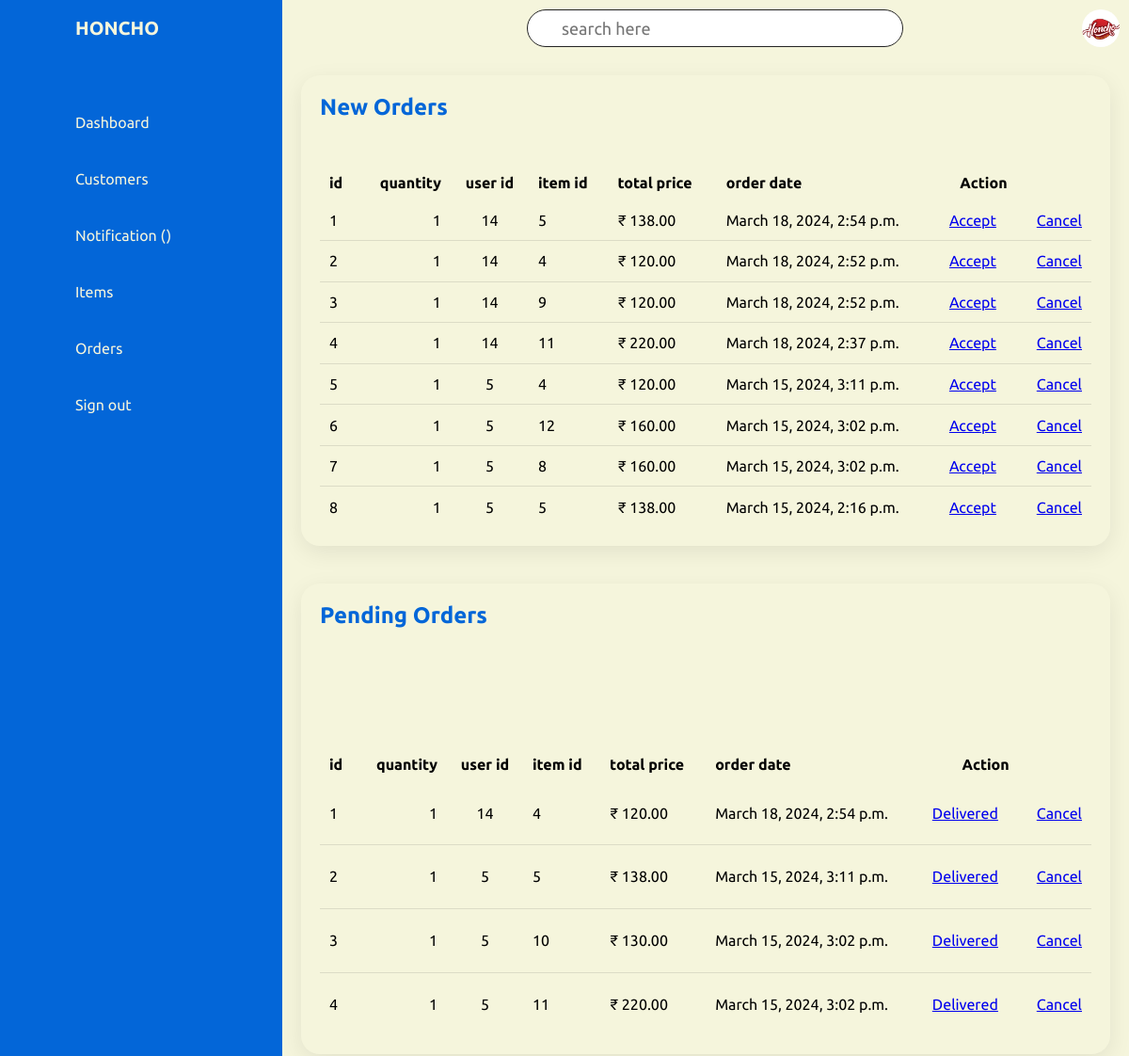
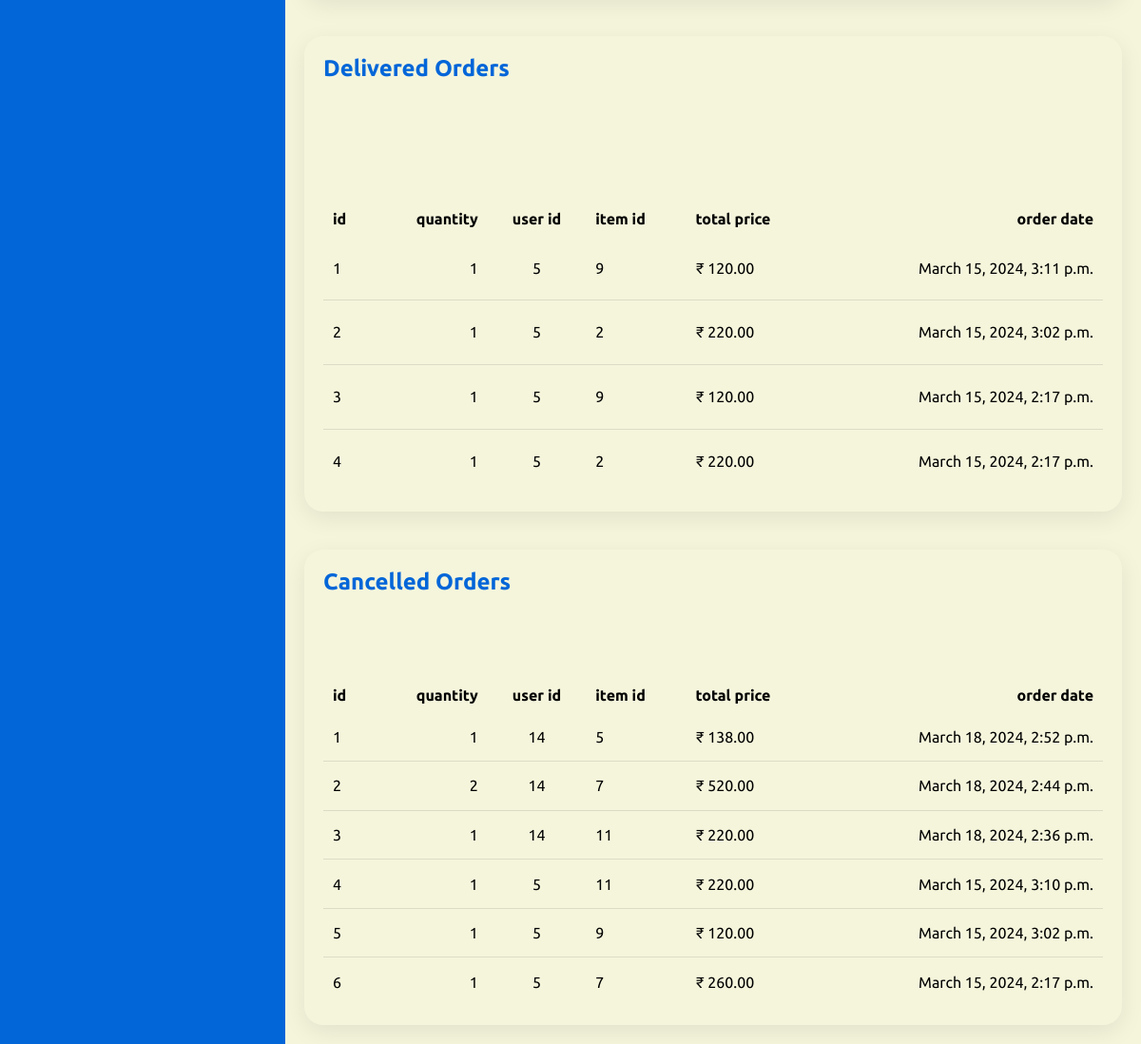
Screenshot of /Order_ds (signed in) with the database file from the repository (2 pictures, top to bottom).
### FOOD_APP/models.py (models this page shows)
class Order(models.Model):
     item = models.ForeignKey(Food_items, on_delete=models.CASCADE)
     user = models.ForeignKey(User, on_delete=models.CASCADE)
     quantity = models.IntegerField(null=True, blank=True)
     order_date = models.DateTimeField(null=True,blank=True)
     total_price = models.DecimalField(decimal_places=2, max_digits=7, null=True, blank=True)
     status = models.IntegerField(default=1, choices=orderstatus)

### FOOD_APP/views.py (the view)
# urls.py: path('Order_ds', views.Order_ds, name='Order_ds'),
@login_required
def Order_ds(request):
    new_orders = Order.objects.filter(status=1).order_by('-order_date')
    pending_orders = Order.objects.filter(status=2).order_by('-order_date')
    delivered_orders = Order.objects.filter(status=3).order_by('-order_date')
    cancelled_orders = Order.objects.filter(status=4).order_by('-order_date')
    return render(request, 'order_ds.html', locals())

### templates/order_ds.html (shortened to what this page needs)
<!DOCTYPE html>
{% load static%}
<html lang="en">
<head>
    <link rel="stylesheet" href="{% static 'css/admin.css' %}">
</head>
<body>
    <div class="container">
        <div class="navigation">
            <ul>
                <li>
                    <a href="#">
                        <span class="icon"></span>
                        <span class="title">HONCHO</span>
                    </a>
                </li>
                <li>
                    <a href="{% url 'Admin_Dashboard' %}">
                        <span class="icon"></span>
                        <span class="title">Dashboard</span>
                    </a>
                </li>
                <li>
                    <a href="{% url 'Users_ds' %}">
                        <span class="icon"></span>
                        <span class="title">Customers</span>
                    </a>
                </li>
                <li>
                    <a href="{% url 'Admin_Notification' %}">
                        <span class="icon"></span>
                        <span class="title">Notification  ({{ count }})</span>
                    </a>
                </li>
                <li>
                    <a href="{% url 'items' %}">
                        <span class="icon"></span>
                        <span class="title">Items</span>
                    </a>
                </li>
                <li>
                    <a href="{% url 'Order_ds' %}">
                        <span class="icon"></span>
                        <span class="title">Orders</span>
                    </a>
                </li>
                <li>
                    <a href="{% url 'logout' %}">
                        <span class="icon"></span>
                        <span class="title">Sign out</span>
                    </a>
                </li>
            </ul>
        </div>
        <div class="main">
            <div class="topbar">
                <div class="toggle">
                </div>
                <div class="search">
                    <label>
                        <input type="text" placeholder="search here">
                    </label>
                </div>
                <div class="user">
                    <img src="{% static 'images/logo.jpeg'%}" alt="">
                </div>
            </div>
            <div class="details">
                <div class="recentOrders">
                    <div class="cardHeader">
                        <h2>New Orders</h2>
                    </div>
                    <table>
                        <thead>
                            <tr>
                                <td>id</td>
                                <td>quantity</td>
                                <td>user id</td>
                                <td>item id</td>
                                <td>total price</td>
                                <td>order date</td>
                                <td>Action</td>
                            </tr>
                        </thead>
                        <tbody>
                            {% for i in new_orders %}
                            {% if forloop.counter <= 100 %}
                            <tr>
                                <td>{{ forloop.counter }}</td>
                                <td>{{ i.quantity }}</td>
                                <td>{{ i.user_id }}</td>
                                <td>{{ i.item_id }}</td>
                                <td>₹ {{ i.total_price }}</td>
                                <td>{{ i.order_date }}</td>
                                <td><a href="{% url 'Accept_item' i.id %}">Accept</a></td>
                                <td><a href="{% url 'Cancel_item' i.id %}">Cancel</a></td>
                            </tr>
                            {% endif %}
                            {% endfor %}
                        </tbody>
                    </table>
                </div>
            </div>
            <div class="details">
                <div class="recentOrders">
                    <div class="cardHeader">
                        <h2>Pending Orders</h2>
                    </div>
                    <table>
                        <thead>
                            <tr>
                                <td>id</td>
                                <td>quantity</td>
                                <td>user id</td>
                                <td>item id</td>
                                <td>total price</td>
                                <td>order date</td>
                                <td>Action</td>
                            </tr>
                        </thead>
                        <tbody>
                            {% for i in pending_orders %}
                            {% if forloop.counter <= 100 %}
                            <tr>
                                <td>{{ forloop.counter }}</td>
                                <td>{{ i.quantity }}</td>
                                <td>{{ i.user_id }}</td>
                                <td>{{ i.item_id }}</td>
                                <td>₹ {{ i.total_price }}</td>
                                <td>{{ i.order_date }}</td>
                                <td><a href="{% url 'Pending_item' i.id %}">Delivered</a></td>
                                <td><a href="{% url 'Cancel_item' i.id %}">Cancel</a></td>
                            </tr>
                            {% endif %}
                            {% endfor %}
                        </tbody>
                    </table>
                </div>
            </div>
            <div class="details">
                <div class="recentOrders">
                    <div class="cardHeader">
                        <h2>Delivered Orders</h2>
                    </div>
                    <table>
                        <thead>
                            <tr>
                                <td>id</td>
                                <td>quantity</td>
                                <td>user id</td>
                                <td>item id</td>
                                <td>total price</td>
                                <td>order date</td>
                            </tr>
                        </thead>
                        <tbody>
                            {% for i in delivered_orders %}
                            {% if forloop.counter <= 100 %}
                            <tr>
                                <td>{{ forloop.counter }}</td>
                                <td>{{ i.quantity }}</td>
                                <td>{{ i.user_id }}</td>
                                <td>{{ i.item_id }}</td>
                                <td>₹ {{ i.total_price }}</td>
                                <td>{{ i.order_date }}</td>
                            </tr>
                            {% endif %}
                            {% endfor %}
                        </tbody>
                    </table>
                </div>
            </div>
            <div class="details">
                <div class="recentOrders">
                    <div class="cardHeader">
                        <h2>Cancelled Orders</h2>
                    </div>
                    <table>
                        <thead>
                            <tr>
                                <td>id</td>
                                <td>quantity</td>
                                <td>user id</td>
                                <td>item id</td>
                                <td>total price</td>
                                <td>order date</td>
                            </tr>
                        </thead>
                        <tbody>
                            {% for i in cancelled_orders %}
                            {% if forloop.counter <= 100 %}
                            <tr>
                                <td>{{ forloop.counter }}</td>
                                <td>{{ i.quantity }}</td>
                                <td>{{ i.user_id }}</td>
                                <td>{{ i.item_id }}</td>
                                <td>₹ {{ i.total_price }}</td>
                                <td>{{ i.order_date }}</td>
                            </tr>
                            {% endif %}
                            {% endfor %}
                        </tbody>
                    </table>
                </div>
            </div>
        </div>
    </div>
</body>
</html>

### static/css/admin.css (style rules this page uses)
* { margin: 0; padding: 0; box-sizing: border-box; font-family: 'Ubuntu', sans-serif; }
.container { position: relative; width: 100%; }
.navigation { position: fixed; width: 300px; height: 100%; background-color: rgb(3, 102, 216); border-left: 10px solid rgb(3, 102, 216);; transition: 0.5s; overflow: hidden; }
.navigation ul { position: absolute; top: 0; left: 0; width: 100%; }
.navigation ul li { position: relative; width: 100%; list-style: none; border-top-left-radius: 30px; border-bottom-left-radius: 30px; }
.navigation ul li:nth-child(1) { margin-bottom: 40px; pointer-events: none; font-size: 20px; font-weight: 600; }
.navigation ul li a { position: relative; display: block; width: 100%; display: flex; text-decoration: none; color: beige; }
.navigation ul li a .icon { position: relative; display: block; min-width: 60px; height: 60px; line-height: 70px; text-align: center; }
.navigation ul li a .title { position: relative; display: block; padding: 0 10px; line-height: 60px; text-align: start; white-space: nowrap; }
.main { position: absolute; width: calc(100% - 300px); left: 300px; min-height: 100vh; background: beige; transition: 0.5s; }
.topbar { width: 100%; height: 60px; display: flex; justify-content: space-between; align-items: center; padding: 0 10px; }
.toggle { position: relative; top: 0; width: 60px; height: 60px; display: flex; justify-content: center; align-items: center; font-size: 2.5em; cursor: pointer; }
.search { position: relative; width: 400px; margin: 0 10px; }
.search label { position: relative; width: 100%; }
.search label input { width: 100%; height: 40px; border-radius: 40px; padding: 5px 36px; font-size: 18px; outline: none; border: 1px solid rgb(36, 36, 36); }
.user { position: relative; width: 40px; height: 40px; border-radius: 50%; overflow: hidden; cursor: pointer; }
.user img { position: absolute; top: 0; left: 0; width: 100%; height: 100%; object-fit: cover; }
.details { position: relative; width: 100%; padding: 20px; display: grid; grid-auto-columns: 2fr 1fr; grid-gap: 30px; }
.details .recentOrders { position: relative; display: grid; min-height: 500px; background: beige; padding: 20px; box-shadow: 0 7px 25px rgba(0,0,0,0.08); border-radius: 20px; }
.cardHeader { display: flex; justify-content: space-between; align-items: flex-start; }
.cardHeader h2 { font-weight: 600; color: rgb(3, 102, 216); }
.details table { width: 100%; border-collapse: collapse; margin-top: 10px; }
.details table thead td { font-weight: 600; }
.details .recentOrders table tr { color: black; border-bottom: 1px solid rgba(0,0,0,0.1); }
.details .recentOrders table tr:last-child { border-bottom: none; }
.details .recentOrders table tr td { padding: 10px; }
.details .recentOrders table tr td:last-child { text-align: end; }
.details .recentOrders table tr td:nth-child(2) { text-align: end; }
.details .recentOrders table tr td:nth-child(3) { text-align: center }

### rows the page displays
Order: quantity "1", user_id "14", item_id "5", total_price "138.00", order_date "March 18, 2024, 2:54 p.m."
Order: quantity "1", user_id "14", item_id "4", total_price "120.00", order_date "March 18, 2024, 2:52 p.m."
Order: quantity "1", user_id "14", item_id "9", total_price "120.00", order_date "March 18, 2024, 2:52 p.m."
Order: quantity "1", user_id "14", item_id "11", total_price "220.00", order_date "March 18, 2024, 2:37 p.m."
Order: quantity "1", user_id "5", item_id "4", total_price "120.00", order_date "March 15, 2024, 3:11 p.m."
Order: quantity "1", user_id "5", item_id "12", total_price "160.00", order_date "March 15, 2024, 3:02 p.m."
Order: quantity "1", user_id "5", item_id "8", total_price "160.00", order_date "March 15, 2024, 3:02 p.m."
Order: quantity "1", user_id "5", item_id "5", total_price "138.00", order_date "March 15, 2024, 2:16 p.m."
Order: quantity "1", user_id "14", item_id "4", total_price "120.00", order_date "March 18, 2024, 2:54 p.m."
Order: quantity "1", user_id "5", item_id "5", total_price "138.00", order_date "March 15, 2024, 3:11 p.m."
Order: quantity "1", user_id "5", item_id "10", total_price "130.00", order_date "March 15, 2024, 3:02 p.m."
Order: quantity "1", user_id "5", item_id "11", total_price "220.00", order_date "March 15, 2024, 3:02 p.m."
Order: quantity "1", user_id "5", item_id "9", total_price "120.00", order_date "March 15, 2024, 3:11 p.m."
Order: quantity "1", user_id "5", item_id "2", total_price "220.00", order_date "March 15, 2024, 3:02 p.m."
Order: quantity "1", user_id "5", item_id "9", total_price "120.00", order_date "March 15, 2024, 2:17 p.m."
Order: quantity "1", user_id "5", item_id "2", total_price "220.00", order_date "March 15, 2024, 2:17 p.m."
Order: quantity "1", user_id "14", item_id "5", total_price "138.00", order_date "March 18, 2024, 2:52 p.m."
Order: quantity "2", user_id "14", item_id "7", total_price "520.00", order_date "March 18, 2024, 2:44 p.m."
Order: quantity "1", user_id "14", item_id "11", total_price "220.00", order_date "March 18, 2024, 2:36 p.m."
Order: quantity "1", user_id "5", item_id "11", total_price "220.00", order_date "March 15, 2024, 3:10 p.m."
Order: quantity "1", user_id "5", item_id "9", total_price "120.00", order_date "March 15, 2024, 3:02 p.m."
Order: quantity "1", user_id "5", item_id "7", total_price "260.00", order_date "March 15, 2024, 2:17 p.m."
